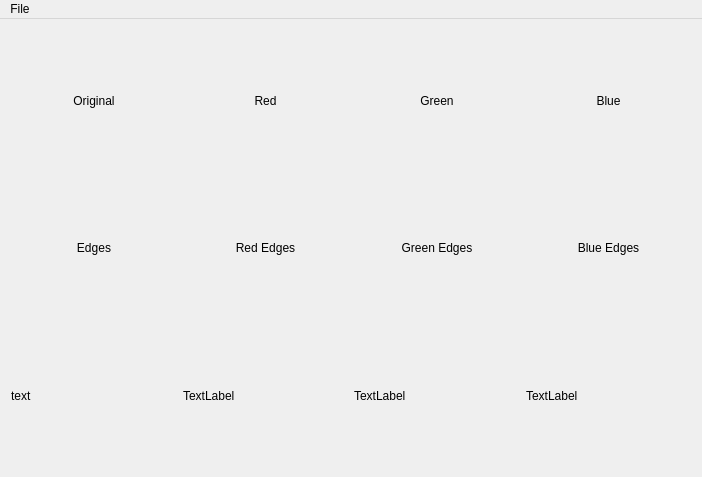
<?xml version="1.0" encoding="UTF-8"?>
<ui version="4.0">
 <class>MainWindow</class>
 <widget class="QMainWindow" name="MainWindow">
  <property name="geometry">
   <rect>
    <x>0</x>
    <y>0</y>
    <width>702</width>
    <height>477</height>
   </rect>
  </property>
  <property name="windowTitle">
   <string>MainWindow</string>
  </property>
  <widget class="QWidget" name="centralWidget">
   <layout class="QGridLayout" name="gridLayout">
    <item row="0" column="0">
     <layout class="QHBoxLayout" name="horizontalLayout">
      <item>
       <widget class="QLabel" name="Picture_Box">
        <property name="minimumSize">
         <size>
          <width>128</width>
          <height>128</height>
         </size>
        </property>
        <property name="maximumSize">
         <size>
          <width>1024</width>
          <height>1024</height>
         </size>
        </property>
        <property name="frameShape">
         <enum>QFrame::NoFrame</enum>
        </property>
        <property name="frameShadow">
         <enum>QFrame::Plain</enum>
        </property>
        <property name="text">
         <string>Original</string>
        </property>
        <property name="scaledContents">
         <bool>true</bool>
        </property>
        <property name="alignment">
         <set>Qt::AlignCenter</set>
        </property>
       </widget>
      </item>
      <item>
       <widget class="QLabel" name="Red_Image">
        <property name="minimumSize">
         <size>
          <width>128</width>
          <height>128</height>
         </size>
        </property>
        <property name="maximumSize">
         <size>
          <width>1024</width>
          <height>1024</height>
         </size>
        </property>
        <property name="frameShape">
         <enum>QFrame::NoFrame</enum>
        </property>
        <property name="frameShadow">
         <enum>QFrame::Plain</enum>
        </property>
        <property name="lineWidth">
         <number>1</number>
        </property>
        <property name="text">
         <string>Red</string>
        </property>
        <property name="scaledContents">
         <bool>true</bool>
        </property>
        <property name="alignment">
         <set>Qt::AlignCenter</set>
        </property>
       </widget>
      </item>
      <item>
       <widget class="QLabel" name="Green_Image">
        <property name="minimumSize">
         <size>
          <width>128</width>
          <height>128</height>
         </size>
        </property>
        <property name="maximumSize">
         <size>
          <width>1024</width>
          <height>1024</height>
         </size>
        </property>
        <property name="frameShape">
         <enum>QFrame::NoFrame</enum>
        </property>
        <property name="frameShadow">
         <enum>QFrame::Sunken</enum>
        </property>
        <property name="text">
         <string>Green</string>
        </property>
        <property name="scaledContents">
         <bool>true</bool>
        </property>
        <property name="alignment">
         <set>Qt::AlignCenter</set>
        </property>
       </widget>
      </item>
      <item>
       <widget class="QLabel" name="Blue_Image">
        <property name="minimumSize">
         <size>
          <width>128</width>
          <height>128</height>
         </size>
        </property>
        <property name="maximumSize">
         <size>
          <width>1024</width>
          <height>1024</height>
         </size>
        </property>
        <property name="frameShape">
         <enum>QFrame::NoFrame</enum>
        </property>
        <property name="frameShadow">
         <enum>QFrame::Sunken</enum>
        </property>
        <property name="text">
         <string>Blue</string>
        </property>
        <property name="scaledContents">
         <bool>true</bool>
        </property>
        <property name="alignment">
         <set>Qt::AlignCenter</set>
        </property>
       </widget>
      </item>
     </layout>
    </item>
    <item row="1" column="0">
     <layout class="QHBoxLayout" name="horizontalLayout_2">
      <item>
       <widget class="QLabel" name="Edges">
        <property name="minimumSize">
         <size>
          <width>128</width>
          <height>128</height>
         </size>
        </property>
        <property name="maximumSize">
         <size>
          <width>1024</width>
          <height>1024</height>
         </size>
        </property>
        <property name="frameShape">
         <enum>QFrame::NoFrame</enum>
        </property>
        <property name="frameShadow">
         <enum>QFrame::Sunken</enum>
        </property>
        <property name="text">
         <string>Edges</string>
        </property>
        <property name="scaledContents">
         <bool>true</bool>
        </property>
        <property name="alignment">
         <set>Qt::AlignCenter</set>
        </property>
       </widget>
      </item>
      <item>
       <widget class="QLabel" name="Red_Edges">
        <property name="minimumSize">
         <size>
          <width>128</width>
          <height>128</height>
         </size>
        </property>
        <property name="maximumSize">
         <size>
          <width>1024</width>
          <height>1024</height>
         </size>
        </property>
        <property name="frameShape">
         <enum>QFrame::NoFrame</enum>
        </property>
        <property name="frameShadow">
         <enum>QFrame::Sunken</enum>
        </property>
        <property name="text">
         <string>Red Edges</string>
        </property>
        <property name="scaledContents">
         <bool>true</bool>
        </property>
        <property name="alignment">
         <set>Qt::AlignCenter</set>
        </property>
       </widget>
      </item>
      <item>
       <widget class="QLabel" name="Green_Edges">
        <property name="minimumSize">
         <size>
          <width>128</width>
          <height>128</height>
         </size>
        </property>
        <property name="maximumSize">
         <size>
          <width>1024</width>
          <height>1024</height>
         </size>
        </property>
        <property name="frameShape">
         <enum>QFrame::NoFrame</enum>
        </property>
        <property name="frameShadow">
         <enum>QFrame::Sunken</enum>
        </property>
        <property name="text">
         <string>Green Edges</string>
        </property>
        <property name="scaledContents">
         <bool>true</bool>
        </property>
        <property name="alignment">
         <set>Qt::AlignCenter</set>
        </property>
       </widget>
      </item>
      <item>
       <widget class="QLabel" name="Blue_Edges">
        <property name="minimumSize">
         <size>
          <width>128</width>
          <height>128</height>
         </size>
        </property>
        <property name="maximumSize">
         <size>
          <width>1024</width>
          <height>1024</height>
         </size>
        </property>
        <property name="frameShape">
         <enum>QFrame::NoFrame</enum>
        </property>
        <property name="frameShadow">
         <enum>QFrame::Sunken</enum>
        </property>
        <property name="text">
         <string>Blue Edges</string>
        </property>
        <property name="scaledContents">
         <bool>true</bool>
        </property>
        <property name="alignment">
         <set>Qt::AlignCenter</set>
        </property>
       </widget>
      </item>
     </layout>
    </item>
    <item row="2" column="0">
     <layout class="QHBoxLayout" name="horizontalLayout_3">
      <item>
       <widget class="QLabel" name="label_10">
        <property name="text">
         <string>text</string>
        </property>
       </widget>
      </item>
      <item>
       <widget class="QLabel" name="label_11">
        <property name="text">
         <string>TextLabel</string>
        </property>
       </widget>
      </item>
      <item>
       <widget class="QLabel" name="label_9">
        <property name="text">
         <string>TextLabel</string>
        </property>
       </widget>
      </item>
      <item>
       <widget class="QLabel" name="label_12">
        <property name="text">
         <string>TextLabel</string>
        </property>
       </widget>
      </item>
     </layout>
    </item>
   </layout>
  </widget>
  <widget class="QMenuBar" name="menuBar">
   <property name="geometry">
    <rect>
     <x>0</x>
     <y>0</y>
     <width>702</width>
     <height>21</height>
    </rect>
   </property>
   <widget class="QMenu" name="menuFile">
    <property name="title">
     <string>File</string>
    </property>
    <addaction name="actionOpen_file"/>
    <addaction name="actionExit"/>
   </widget>
   <addaction name="menuFile"/>
  </widget>
  <action name="actionOpen_file">
   <property name="text">
    <string>Open file...</string>
   </property>
   <property name="shortcut">
    <string>Ctrl+O</string>
   </property>
  </action>
  <action name="actionExit">
   <property name="text">
    <string>Exit</string>
   </property>
  </action>
 </widget>
 <layoutdefault spacing="6" margin="11"/>
 <resources/>
 <connections/>
</ui>
